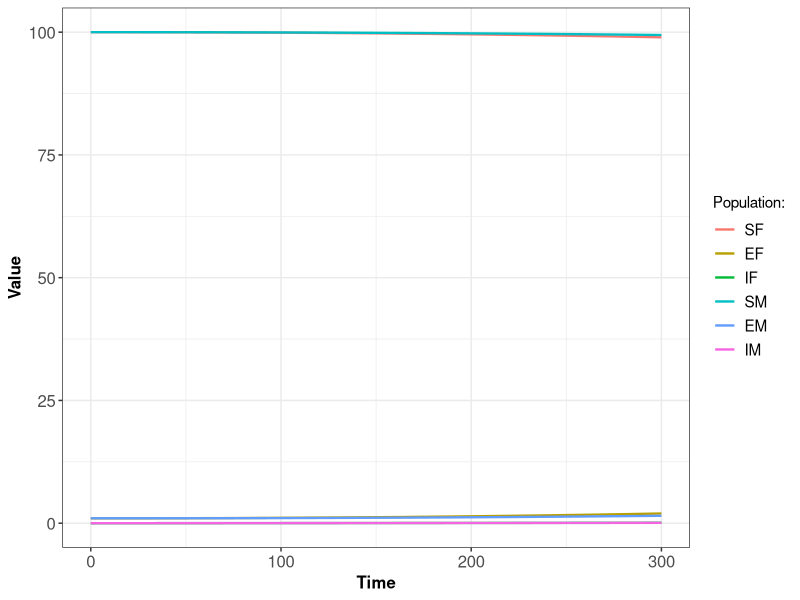

Source code (R):

library(deSolve)
library(ggplot2)
library(reshape2)
library(dplyr)
# si les packages ne chargent pas, c'est qu'ils ne sont pas installés! Donc il faut faire install.packages("nomdupackage")

SEI_h_model <- function(t, pop, param) {
  
  with(as.list(c(pop, param)), {
    
    NF=SF+EF+IF
    NM=SM+EM+IM
    
    dSF <- -SF*((betaFF*IF/NF)+(betaMF*IM/NM))
    dEF <- SF*((betaFF*IF/NF)+(betaMF*IM/NM))-sigma*EF
    dIF <- sigma*EF 
    
    dSM <- -SM*((betaMM*IM/NM)+(betaFM*IF/NF))
    dEM <- SM*((betaMM*IM/NM)+(betaFM*IF/NF))-sigma*EM
    dIM <- sigma*EM 
    
    res<-c(dSF,dEF,dIF,dSM,dEM,dIM)
    
    list(res)
    
  })
  
}
SEI_h_model_matrice <- function(t, pop, param) {
  
  SF <- pop[1]
  EF <- pop[2]
  IF <- pop[3]
  
  
  SM <- pop[4]
  EM <- pop[5]
  IM <- pop[6]
  
 
  
  matrice=param
  sigma=param[3,1]
  
  
  NF=SF+EF+IF
  NM=SM+EM+IM
  
  dSF <- -SF*((matrice["F","F"]*IF/NF)+(matrice["M","F"]*IM/NM))
  dEF <- SF*((matrice["F","F"]*IF/NF)+(matrice["M","F"]*IM/NM))-sigma*EF
  dIF <- sigma*EF 
  
  dSM <- -SM*((matrice["M","M"]*IM/NM)+(matrice["F","M"]*IF/NF))
  dEM <- SM*((matrice["M","M"]*IM/NM)+(matrice["F","M"]*IF/NF))-sigma*EM
  dIM <- sigma*EM 
  
  res<-c(dSF,dEF,dIF,dSM,dEM,dIM)
  
  list(res)
  
}
# on défini les paramètres

sigma=0.0002
dt=0.1
Tmax=300
u=0.0001
f=c(0.01,0.01)
m=c(0.10,0.05)
s=c(0.0002,0)
matrice=matrix(data=c(f,m), nrow=2,byrow=TRUE)
rownames(matrice)=c("F","M")
colnames(matrice)=c("F","M")


# on défini les conditions initiales
IF0=0
SF0=100
EF0=1

IM0=0
SM0=100
EM0=1

# on créé les vecteurs à partir des différentes valeurs
Time=seq(from=0,to=Tmax,by=dt)
Init.cond=c(SF=SF0,EF=EF0,IF=IF0,SM=SM0,EM=EM0,IM=IM0) 
#param=c(matrice=matrice,sigma=sigma)
param=rbind(matrice,s)

# on utilise la fonction lsoda, avec as.data.frame() autour pour un output plus pratique
result <- as.data.frame(lsoda(Init.cond, Time, SEI_h_model_matrice, param))

# méthode ggplot + reshape + joli
result %>%
  melt(id = "time") %>%
  ggplot() +
  geom_line(aes(time, value, colour = variable), linewidth = 0.8) +
  theme_bw() +
  theme(axis.text = element_text(size = 12),
        axis.title = element_text(size = 12, face = "bold"),
        legend.text = element_text(size = 11)) +
  labs(x = "Time", y = "Value", colour = "Population:")

# fonction pour enregistrer le plot (enregistre par défaut le dernier plot affiché)
# ggsave("nom_du_plot.png")
